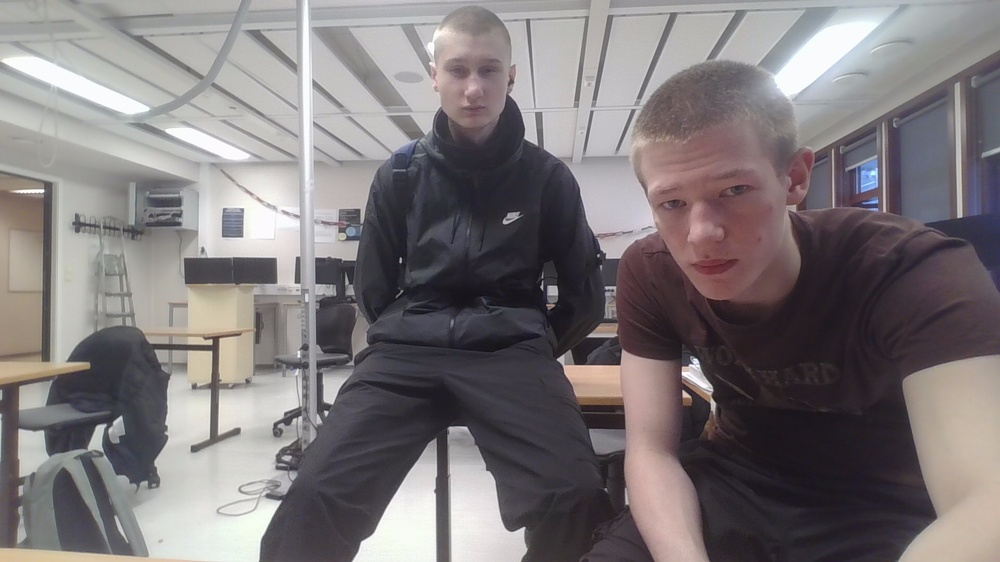
#> input picture Python/AttendanceBOT alle versjoner/attendance robot v2/WIN_20240301_14_53_18_Pro.jpg, 1000 x 562 px, shrunk from 1920 x 1080 before the run
$ python 'Student Photo Cropper.py'
#> lines starting #> are read from the running program, lines starting #| are printed output that depends on the picture
import cv2
face_cascade = cv2.CascadeClassifier('haarcascade_frontalface_default.xml')
Path = input("Path to the class photo: ")
#> the answer given: WIN_20240301_14_53_18_Pro.jpg
img = cv2.imread(Path)
#> img is the input picture: shape (562, 1000, 3); mean B, G, R 121.3, 119.5, 125.1
print(img)
#> (printed output is left out)

gray = cv2.cvtColor(img, cv2.COLOR_BGR2GRAY)
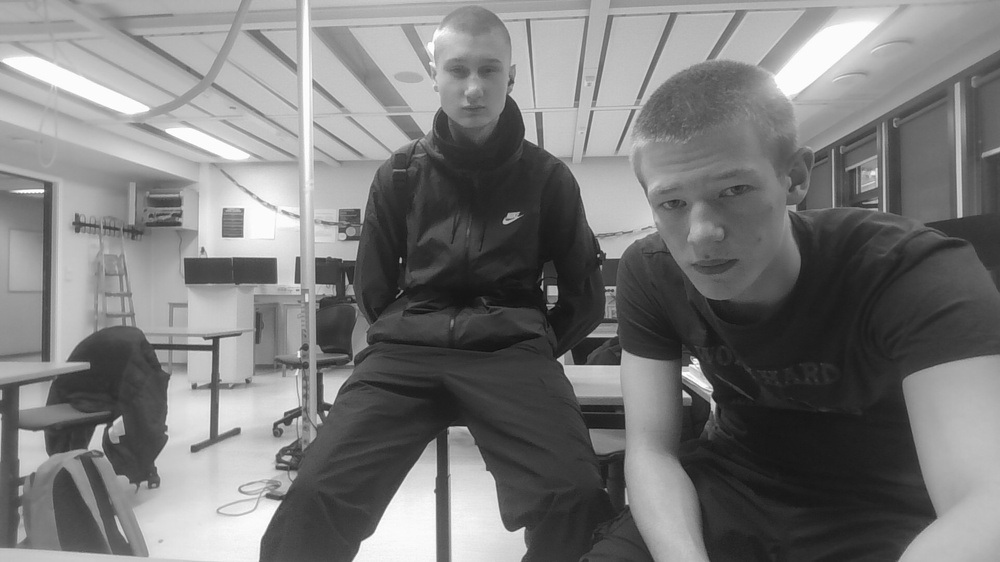
#> gray: shape (562, 1000); min 14, max 255, mean 121.4
faces = face_cascade.detectMultiScale(gray, 1.2, 4)
#> faces = [[428, 36, 94, 94], [43, 189, 111, 111]]
p=0
for (x, y, w, h) in faces:
            cropped_img = img[y:y+h, x:x+w]
            cv2.imwrite("Student" + str(p) +".png", cropped_img)
            p+=1
#> this loop made 2 passes
#> (x, y, w, h, p) on passes 1 to 2: (428, 36, 94, 94, 1), (43, 189, 111, 111, 2)
#> pass 1, `cropped_img = img[y:y+h, x:x+w]`:
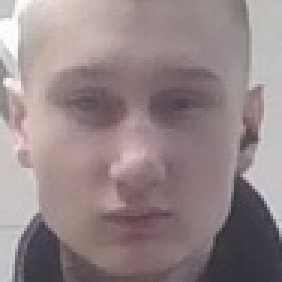
#> cropped_img: shape (94, 94, 3) (shown 3 times larger); mean B, G, R 136, 134, 149.5
#> pass 2, `cropped_img = img[y:y+h, x:x+w]`:
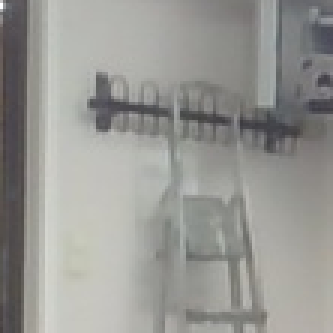
#> cropped_img: shape (111, 111, 3) (shown 3 times larger); mean B, G, R 147.5, 151.5, 151.6
#> after the loop, p = 2

$ run again, on Python/AttendanceBOT alle versjoner/attendance robot v2/Mats.png
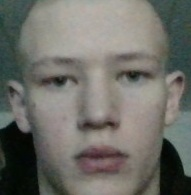
#> input picture Python/AttendanceBOT alle versjoner/attendance robot v2/Mats.png, 191 x 195 px
#> img is the input picture: shape (195, 191, 3); mean B, G, R 103.9, 110.2, 110.6
#> (printed output is left out)
#> faces = [[18, 12, 159, 159]]
#> the loop `for (x, y, w, h) in faces:` made 1 pass
#> (x, y, w, h, p) on pass 1: (18, 12, 159, 159, 1)
#> pass 1, `cropped_img = img[y:y+h, x:x+w]`:
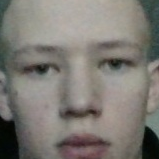
#> cropped_img: shape (159, 159, 3); mean B, G, R 115.7, 121.9, 125.6
#> after the loop `for (x, y, w, h) in faces:`: p = 1

$ run again, on Python/AttendanceBOT alle versjoner/attendance robot v2/Miki.png
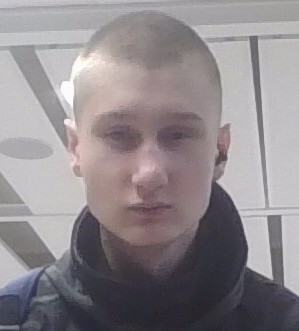
#> input picture Python/AttendanceBOT alle versjoner/attendance robot v2/Miki.png, 299 x 331 px
#> img is the input picture: shape (331, 299, 3); mean B, G, R 140.1, 136.4, 143
#> (printed output is left out)
#> faces = [[56, 68, 184, 184]]
#> the loop `for (x, y, w, h) in faces:` made 1 pass
#> (x, y, w, h, p) on pass 1: (56, 68, 184, 184, 1)
#> pass 1, `cropped_img = img[y:y+h, x:x+w]`:
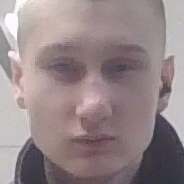
#> cropped_img: shape (184, 184, 3); mean B, G, R 136.8, 134.8, 149.9
#> after the loop `for (x, y, w, h) in faces:`: p = 1

$ run again, on Python/AttendanceBOT alle versjoner/attendance robot v2/sondre.png
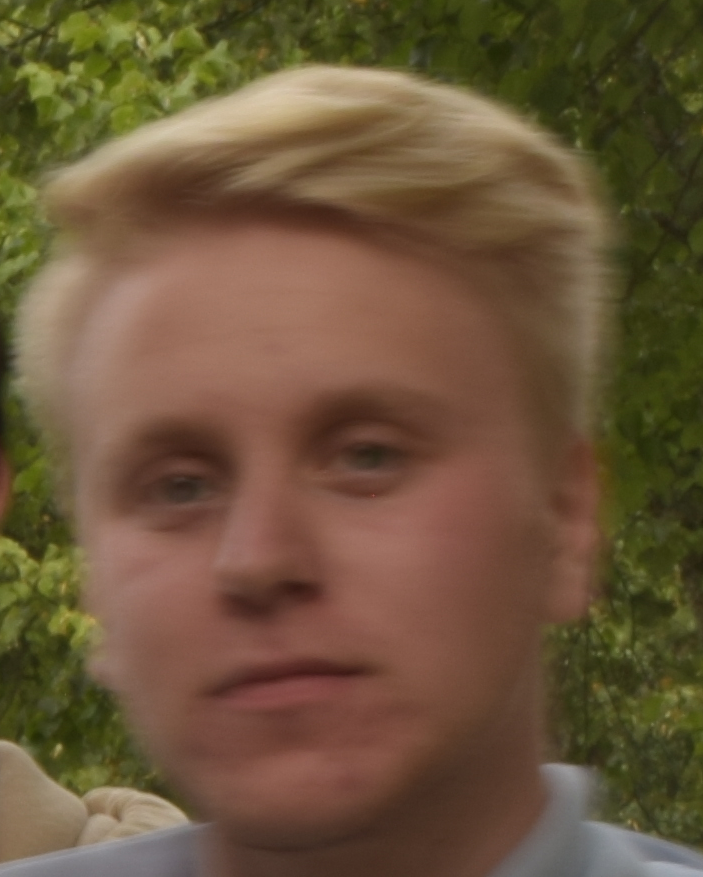
#> input picture Python/AttendanceBOT alle versjoner/attendance robot v2/sondre.png, 703 x 877 px
#> img is the input picture: shape (877, 703, 3); mean B, G, R 58.7, 85.3, 107
#> (printed output is left out)
#> `gray = cv2.cvtColor(img, cv2.COLOR_BGR2GRAY)`:
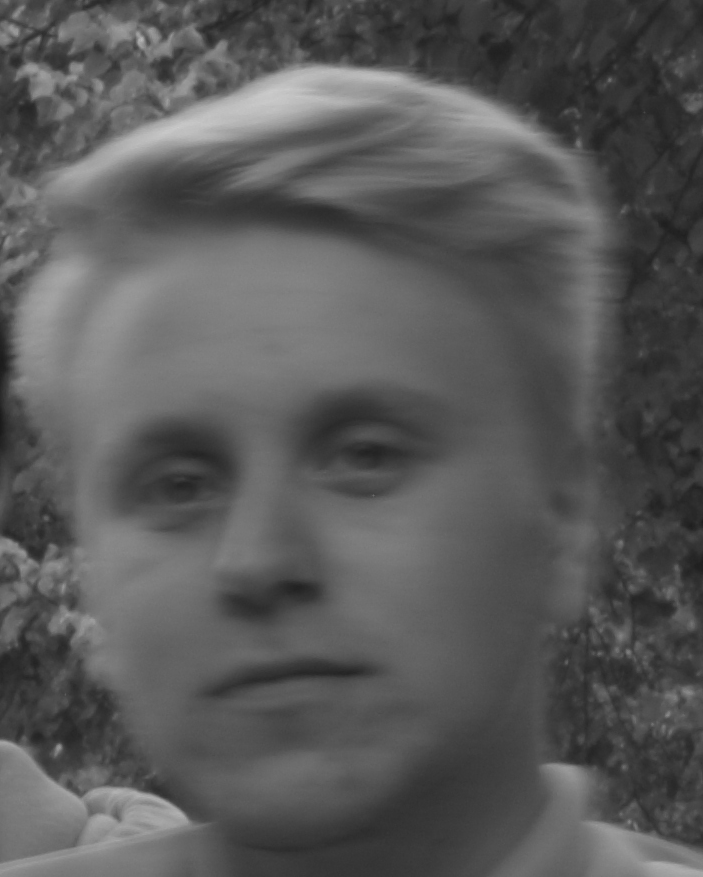
#> gray: shape (877, 703); min 26, max 205, mean 88.8
#> faces = [[29, 274, 505, 505]]
#> the loop `for (x, y, w, h) in faces:` made 1 pass
#> (x, y, w, h, p) on pass 1: (29, 274, 505, 505, 1)
#> pass 1, `cropped_img = img[y:y+h, x:x+w]`:
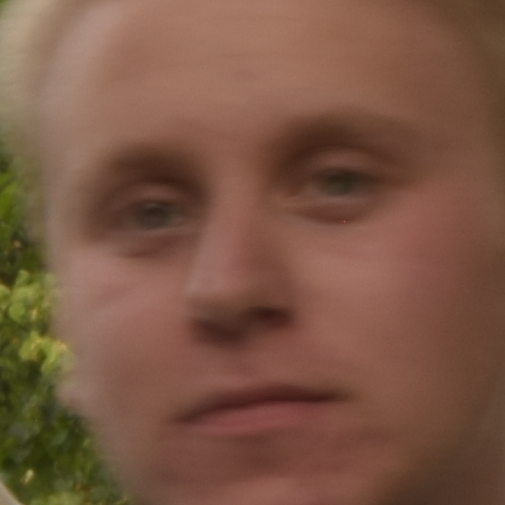
#> cropped_img: shape (505, 505, 3); mean B, G, R 67.7, 86.5, 122.6
#> after the loop `for (x, y, w, h) in faces:`: p = 1
